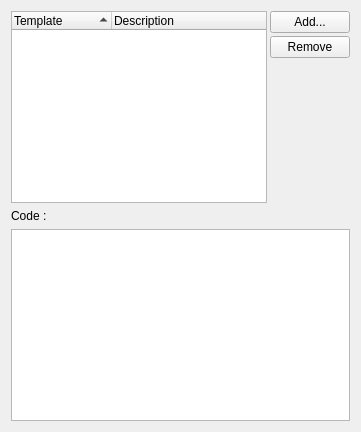
     <widget class="QWidget" name="pLexerAbbreviations">
      <layout class="QVBoxLayout" name="verticalLayout_10">
       <item>
        <layout class="QGridLayout" name="_2">
         <property name="spacing">
          <number>3</number>
         </property>
         <item row="1" column="1">
          <widget class="QPushButton" name="pbAbbreviationsRemove">
           <property name="text">
            <string>Remove</string>
           </property>
          </widget>
         </item>
         <item row="0" column="0" rowspan="3">
          <widget class="QTreeWidget" name="twAbbreviations">
           <property name="editTriggers">
            <set>QAbstractItemView::NoEditTriggers</set>
           </property>
           <property name="alternatingRowColors">
            <bool>true</bool>
           </property>
           <property name="rootIsDecorated">
            <bool>false</bool>
           </property>
           <property name="itemsExpandable">
            <bool>false</bool>
           </property>
           <property name="sortingEnabled">
            <bool>true</bool>
           </property>
           <property name="allColumnsShowFocus">
            <bool>true</bool>
           </property>
           <column>
            <property name="text">
             <string>Template</string>
            </property>
           </column>
           <column>
            <property name="text">
             <string>Description</string>
            </property>
           </column>
          </widget>
         </item>
         <item row="0" column="1">
          <widget class="QPushButton" name="pbAbbreviationsAdd">
           <property name="text">
            <string>Add...</string>
           </property>
          </widget>
         </item>
         <item row="2" column="1">
          <spacer>
           <property name="orientation">
            <enum>Qt::Vertical</enum>
           </property>
           <property name="sizeHint" stdset="0">
            <size>
             <width>20</width>
             <height>16</height>
            </size>
           </property>
          </spacer>
         </item>
        </layout>
       </item>
       <item>
        <widget class="QLabel" name="lAbbreviationsCode">
         <property name="text">
          <string>Code :</string>
         </property>
        </widget>
       </item>
       <item>
        <widget class="QTextEdit" name="teAbbreviationsCode">
         <property name="lineWrapMode">
          <enum>QTextEdit::NoWrap</enum>
         </property>
         <property name="tabStopWidth">
          <number>40</number>
         </property>
         <property name="acceptRichText">
          <bool>false</bool>
         </property>
        </widget>
       </item>
      </layout>
     </widget>
